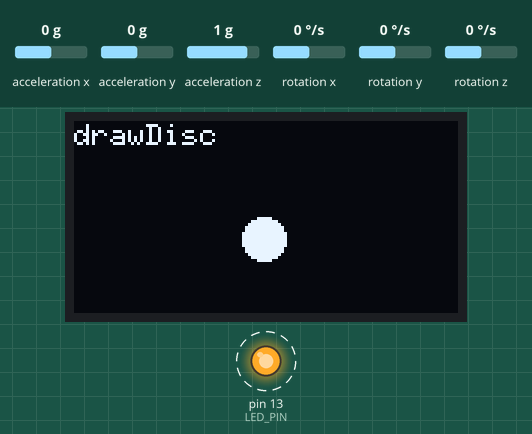
Simulated run of this sketch. Board: Arduino Leonardo, built with avr-gcc and run on an emulated ATmega32U4. Shown: 128×64 one-colour display, output pins drawn as LEDs (lit = HIGH). Dashed ring = blinking. The test bench sets the inputs (shaded band); at power-on: acceleration x 0 g, acceleration y 0 g, acceleration z 1 g, rotation x 0 °/s, rotation y 0 °/s, rotation z 0 °/s. The sensor or clock chip raises its interrupt line as the real part does; what the sketch prints to the serial monitor is not drawn.

Above: at 1.7 s.
1.8 s: acceleration x set to -1.4 g
At 2.01 s:
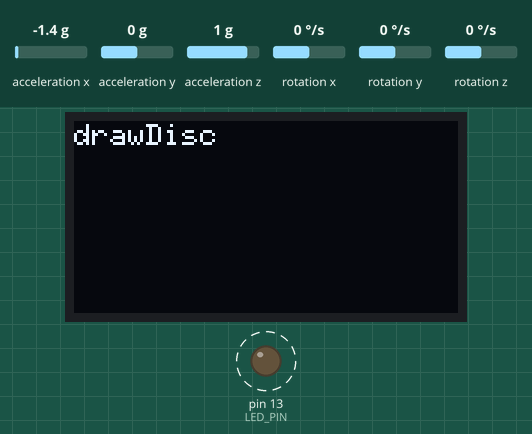
3.5 s: acceleration x set to 0.8 g
At 3.65 s:
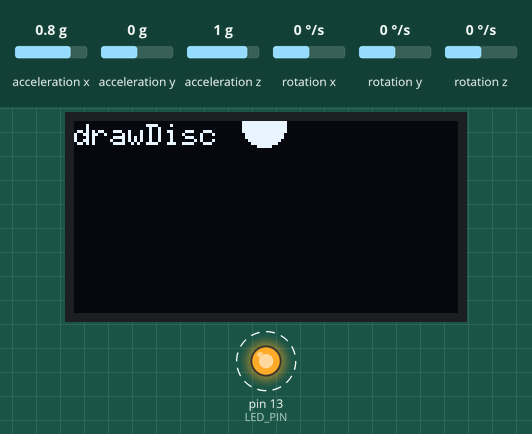
5.0 s: acceleration y set to -1.4 g
At 5.24 s:
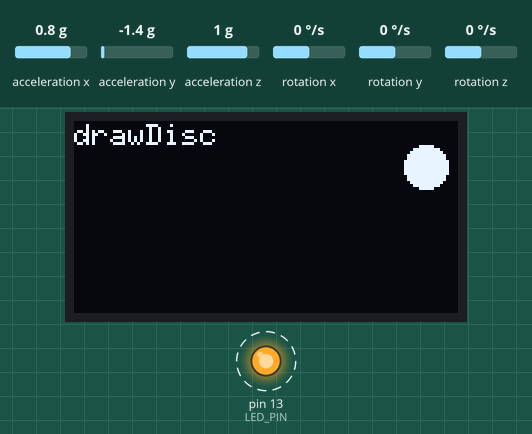
6.5 s: acceleration z set to 0.8 g
At 6.74 s:
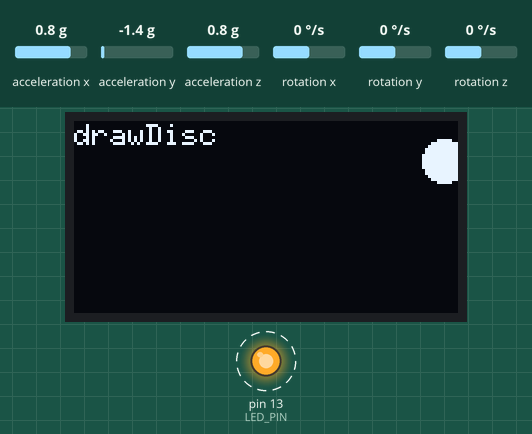
8.0 s: acceleration y set to -0.8 g
At 8.24 s:
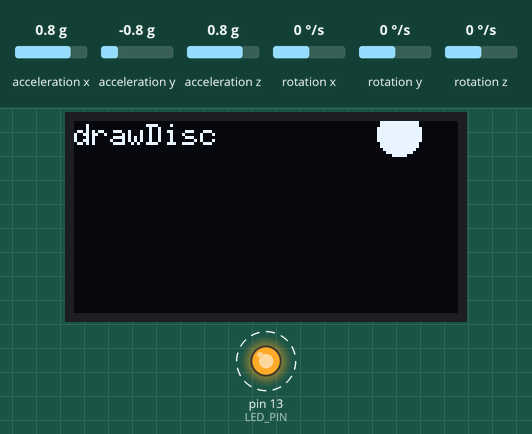
Timing chart, 0 to 10.5 s (numbered marks = the images above; inputs shaded):
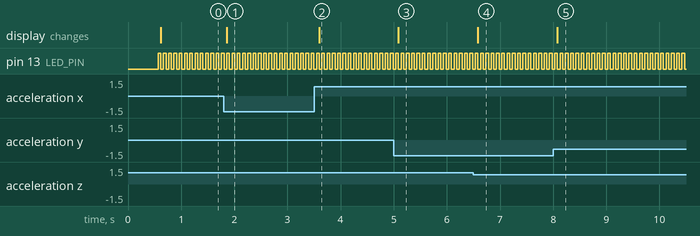

The sketch:

0707_MPU6050_Ug2_Test01.ino
```cpp
// I2C device class (I2Cdev) demonstration Arduino sketch for MPU6050 class using DMP (MotionApps v2.0)
// 6/21/2012 by Jeff Rowberg <jeff@rowberg.net>
// Updates should (hopefully) always be available at https://github.com/jrowberg/i2cdevlib
//
// Changelog:
//      2013-05-08 - added seamless Fastwire support
//                 - added note about gyro calibration
//      2012-06-21 - added note about Arduino 1.0.1 + Leonardo compatibility error
//      2012-06-20 - improved FIFO overflow handling and simplified read process
//      2012-06-19 - completely rearranged DMP initialization code and simplification
//      2012-06-13 - pull gyro and accel data from FIFO packet instead of reading directly
//      2012-06-09 - fix broken FIFO read sequence and change interrupt detection to RISING
//      2012-06-05 - add gravity-compensated initial reference frame acceleration output
//                 - add 3D math helper file to DMP6 example sketch
//                 - add Euler output and Yaw/Pitch/Roll output formats
//      2012-06-04 - remove accel offset clearing for better results (thanks Sungon Lee)
//      2012-06-01 - fixed gyro sensitivity to be 2000 deg/sec instead of 250
//      2012-05-30 - basic DMP initialization working

/* ============================================
I2Cdev device library code is placed under the MIT license
Copyright (c) 2012 Jeff Rowberg

Permission is hereby granted, free of charge, to any person obtaining a copy
of this software and associated documentation files (the "Software"), to deal
in the Software without restriction, including without limitation the rights
to use, copy, modify, merge, publish, distribute, sublicense, and/or sell
copies of the Software, and to permit persons to whom the Software is
furnished to do so, subject to the following conditions:

The above copyright notice and this permission notice shall be included in
all copies or substantial portions of the Software.

THE SOFTWARE IS PROVIDED "AS IS", WITHOUT WARRANTY OF ANY KIND, EXPRESS OR
IMPLIED, INCLUDING BUT NOT LIMITED TO THE WARRANTIES OF MERCHANTABILITY,
FITNESS FOR A PARTICULAR PURPOSE AND NONINFRINGEMENT. IN NO EVENT SHALL THE
AUTHORS OR COPYRIGHT HOLDERS BE LIABLE FOR ANY CLAIM, DAMAGES OR OTHER
LIABILITY, WHETHER IN AN ACTION OF CONTRACT, TORT OR OTHERWISE, ARISING FROM,
OUT OF OR IN CONNECTION WITH THE SOFTWARE OR THE USE OR OTHER DEALINGS IN
THE SOFTWARE.
===============================================
*/

#include <Arduino.h>
#include <U8g2lib.h>

#ifdef U8X8_HAVE_HW_SPI
#include <SPI.h>
#endif
#ifdef U8X8_HAVE_HW_I2C
#include <Wire.h>
#endif

U8G2_SSD1306_128X64_NONAME_F_HW_I2C u8g2(U8G2_R0, /* reset=*/ U8X8_PIN_NONE);

// I2Cdev and MPU6050 must be installed as libraries, or else the .cpp/.h files
// for both classes must be in the include path of your project
#include "I2Cdev.h"

#include "MPU6050_6Axis_MotionApps20.h"
//#include "MPU6050.h" // not necessary if using MotionApps include file

// Arduino Wire library is required if I2Cdev I2CDEV_ARDUINO_WIRE implementation
// is used in I2Cdev.h
#if I2CDEV_IMPLEMENTATION == I2CDEV_ARDUINO_WIRE
    #include "Wire.h"
#endif

// class default I2C address is 0x68
// specific I2C addresses may be passed as a parameter here
// AD0 low = 0x68 (default for SparkFun breakout and InvenSense evaluation board)
// AD0 high = 0x69
MPU6050 mpu;
//MPU6050 mpu(0x69); // <-- use for AD0 high

/* =========================================================================
   NOTE: In addition to connection 3.3v, GND, SDA, and SCL, this sketch
   depends on the MPU-6050's INT pin being connected to the Arduino's
   external interrupt #0 pin. On the Arduino Uno and Mega 2560, this is
   digital I/O pin 2.
 * ========================================================================= */

/* =========================================================================
   NOTE: Arduino v1.0.1 with the Leonardo board generates a compile error
   when using Serial.write(buf, len). The Teapot output uses this method.
   The solution requires a modification to the Arduino USBAPI.h file, which
   is fortunately simple, but annoying. This will be fixed in the next IDE
   release. For more info, see these links:

   http://arduino.cc/forum/index.php/topic,109987.0.html
   http://code.google.com/p/arduino/issues/detail?id=958
 * ========================================================================= */


// uncomment "OUTPUT_READABLE_QUATERNION" if you want to see the actual
// quaternion components in a [w, x, y, z] format (not best for parsing
// on a remote host such as Processing or something though)
//#define OUTPUT_READABLE_QUATERNION

// uncomment "OUTPUT_READABLE_EULER" if you want to see Euler angles
// (in degrees) calculated from the quaternions coming from the FIFO.
// Note that Euler angles suffer from gimbal lock (for more info, see
// http://en.wikipedia.org/wiki/Gimbal_lock)
//#define OUTPUT_READABLE_EULER

// uncomment "OUTPUT_READABLE_YAWPITCHROLL" if you want to see the yaw/
// pitch/roll angles (in degrees) calculated from the quaternions coming
// from the FIFO. Note this also requires gravity vector calculations.
// Also note that yaw/pitch/roll angles suffer from gimbal lock (for
// more info, see: http://en.wikipedia.org/wiki/Gimbal_lock)
#define OUTPUT_READABLE_YAWPITCHROLL

// uncomment "OUTPUT_READABLE_REALACCEL" if you want to see acceleration
// components with gravity removed. This acceleration reference frame is
// not compensated for orientation, so +X is always +X according to the
// sensor, just without the effects of gravity. If you want acceleration
// compensated for orientation, us OUTPUT_READABLE_WORLDACCEL instead.
//#define OUTPUT_READABLE_REALACCEL

// uncomment "OUTPUT_READABLE_WORLDACCEL" if you want to see acceleration
// components with gravity removed and adjusted for the world frame of
// reference (yaw is relative to initial orientation, since no magnetometer
// is present in this case). Could be quite handy in some cases.
//#define OUTPUT_READABLE_WORLDACCEL

// uncomment "OUTPUT_TEAPOT" if you want output that matches the
// format used for the InvenSense teapot demo
//#define OUTPUT_TEAPOT


#define INTERRUPT_PIN 20  // use pin 2 on Arduino Uno & most boards
#define LED_PIN 13 // (Arduino is 13, Teensy is 11, Teensy++ is 6)
bool blinkState = false;

// MPU control/status vars
bool dmpReady = false;  // set true if DMP init was successful
uint8_t mpuIntStatus;   // holds actual interrupt status byte from MPU
uint8_t devStatus;      // return status after each device operation (0 = success, !0 = error)
uint16_t packetSize;    // expected DMP packet size (default is 42 bytes)
uint16_t fifoCount;     // count of all bytes currently in FIFO
uint8_t fifoBuffer[64]; // FIFO storage buffer

// orientation/motion vars
Quaternion q;           // [w, x, y, z]         quaternion container
VectorInt16 aa;         // [x, y, z]            accel sensor measurements
VectorInt16 aaReal;     // [x, y, z]            gravity-free accel sensor measurements
VectorInt16 aaWorld;    // [x, y, z]            world-frame accel sensor measurements
VectorFloat gravity;    // [x, y, z]            gravity vector
float euler[3];         // [psi, theta, phi]    Euler angle container
float ypr[3];           // [yaw, pitch, roll]   yaw/pitch/roll container and gravity vector

// packet structure for InvenSense teapot demo
uint8_t teapotPacket[14] = { '$', 0x02, 0,0, 0,0, 0,0, 0,0, 0x00, 0x00, '\r', '\n' };


// ================================================================
// ===               INTERRUPT DETECTION ROUTINE                ===
// ================================================================

volatile bool mpuInterrupt = false;     // indicates whether MPU interrupt pin has gone high
void dmpDataReady() {
    mpuInterrupt = true;
}

void u8g2_disc_circle(int8_t x, int8_t y) {
  u8g2.drawStr( 0, 0, "drawDisc");
  u8g2.drawDisc(64+x,32+y,7);
  //u8g2.drawDisc(24+a,16,7);
}

void u8g2_prepare(void) {
  u8g2.setFont(u8g2_font_6x10_tf);
  u8g2.setFontRefHeightExtendedText();
  u8g2.setDrawColor(1);
  u8g2.setFontPosTop();
  u8g2.setFontDirection(0);
}


// ================================================================
// ===                      INITIAL SETUP                       ===
// ================================================================

void setup() {
    // join I2C bus (I2Cdev library doesn't do this automatically)

    u8g2.begin();

    #if I2CDEV_IMPLEMENTATION == I2CDEV_ARDUINO_WIRE
        Wire.begin();
        Wire.setClock(400000); // 400kHz I2C clock. Comment this line if having compilation difficulties
    #elif I2CDEV_IMPLEMENTATION == I2CDEV_BUILTIN_FASTWIRE
        Fastwire::setup(400, true);
    #endif

    // initialize serial communication
    // (115200 chosen because it is required for Teapot Demo output, but it's
    // really up to you depending on your project)
    Serial.begin(115200);
    while (!Serial); // wait for Leonardo enumeration, others continue immediately

    // NOTE: 8MHz or slower host processors, like the Teensy @ 3.3v or Ardunio
    // Pro Mini running at 3.3v, cannot handle this baud rate reliably due to
    // the baud timing being too misaligned with processor ticks. You must use
    // 38400 or slower in these cases, or use some kind of external separate
    // crystal solution for the UART timer.

    // initialize device
    Serial.println(F("Initializing I2C devices..."));
    mpu.initialize();
    pinMode(INTERRUPT_PIN, INPUT);

    // verify connection
    Serial.println(F("Testing device connections..."));
    Serial.println(mpu.testConnection() ? F("MPU6050 connection successful") : F("MPU6050 connection failed"));

    // wait for ready
    Serial.println(F("\nSend any character to begin DMP programming and demo: "));
    //while (Serial.available() && Serial.read()); // empty buffer
    //while (!Serial.available());                 // wait for data
    //while (Serial.available() && Serial.read()); // empty buffer again

    // load and configure the DMP
    Serial.println(F("Initializing DMP..."));
    devStatus = mpu.dmpInitialize();

    // supply your own gyro offsets here, scaled for min sensitivity
    // 현재 환경에 대한 자이로 센서의 Offset을 설정해야 정확한 값이 도출될 수 있다.
    mpu.setXGyroOffset(263);
    mpu.setYGyroOffset(-138);
    mpu.setZGyroOffset(7);
    mpu.setZAccelOffset(1611); // 1688 factory default for my test chip
    // calibraion 결과의 gx gy gz az를 넣는다.

    // make sure it worked (returns 0 if so)
    if (devStatus == 0) {
        // turn on the DMP, now that it's ready
        Serial.println(F("Enabling DMP..."));
        mpu.setDMPEnabled(true);

        // enable Arduino interrupt detection
        Serial.println(F("Enabling interrupt detection (Arduino external interrupt 0)..."));
        attachInterrupt(digitalPinToInterrupt(INTERRUPT_PIN), dmpDataReady, RISING);
        mpuIntStatus = mpu.getIntStatus();

        // set our DMP Ready flag so the main loop() function knows it's okay to use it
        Serial.println(F("DMP ready! Waiting for first interrupt..."));
        dmpReady = true;

        // get expected DMP packet size for later comparison
        packetSize = mpu.dmpGetFIFOPacketSize();
    } else {
        // ERROR!
        // 1 = initial memory load failed
        // 2 = DMP configuration updates failed
        // (if it's going to break, usually the code will be 1)
        Serial.print(F("DMP Initialization failed (code "));
        Serial.print(devStatus);
        Serial.println(F(")"));
    }

    // configure LED for output
    pinMode(LED_PIN, OUTPUT);
}


// ================================================================
// ===                    MAIN PROGRAM LOOP                     ===
// ================================================================

void loop() {
    // if programming failed, don't try to do anything
    if (!dmpReady) return;

    // wait for MPU interrupt or extra packet(s) available
    while (!mpuInterrupt && fifoCount < packetSize) {
        // other program behavior stuff here
        // .
        // .
        // .
        // if you are really paranoid you can frequently test in between other
        // stuff to see if mpuInterrupt is true, and if so, "break;" from the
        // while() loop to immediately process the MPU data
        // .
        // .
        // .
    }

    // reset interrupt flag and get INT_STATUS byte
    mpuInterrupt = false;
    mpuIntStatus = mpu.getIntStatus();

    // get current FIFO count
    fifoCount = mpu.getFIFOCount();

    // check for overflow (this should never happen unless our code is too inefficient)
    if ((mpuIntStatus & 0x10) || fifoCount == 1024) {
        // reset so we can continue cleanly
        mpu.resetFIFO();
        Serial.println(F("FIFO overflow!"));

    // otherwise, check for DMP data ready interrupt (this should happen frequently)
    } else if (mpuIntStatus & 0x02) {
        // wait for correct available data length, should be a VERY short wait
        while (fifoCount < packetSize) fifoCount = mpu.getFIFOCount();

        // read a packet from FIFO
        mpu.getFIFOBytes(fifoBuffer, packetSize);

        // track FIFO count here in case there is > 1 packet available
        // (this lets us immediately read more without waiting for an interrupt)
        fifoCount -= packetSize;

        #ifdef OUTPUT_READABLE_QUATERNION
            // display quaternion values in easy matrix form: w x y z
            mpu.dmpGetQuaternion(&q, fifoBuffer);
            Serial.print("quat\t");
            Serial.print(q.w);
            Serial.print("\t");
            Serial.print(q.x);
            Serial.print("\t");
            Serial.print(q.y);
            Serial.print("\t");
            Serial.println(q.z);
        #endif

        #ifdef OUTPUT_READABLE_EULER
            // display Euler angles in degrees
            mpu.dmpGetQuaternion(&q, fifoBuffer);
            mpu.dmpGetEuler(euler, &q);
            Serial.print("euler\t");
            Serial.print(euler[0] * 180/M_PI);
            Serial.print("\t");
            Serial.print(euler[1] * 180/M_PI);
            Serial.print("\t");
            Serial.println(euler[2] * 180/M_PI);
        #endif

        #ifdef OUTPUT_READABLE_YAWPITCHROLL
            // display Euler angles in degrees
            mpu.dmpGetQuaternion(&q, fifoBuffer);
            mpu.dmpGetGravity(&gravity, &q);
            mpu.dmpGetYawPitchRoll(ypr, &q, &gravity);
            Serial.print("ypr\t");
            Serial.print(ypr[0] * 180/M_PI);
            Serial.print("\t");
            Serial.print(ypr[1] * 180/M_PI);
            Serial.print("\t");
            Serial.println(ypr[2] * 180/M_PI);
        #endif

        #ifdef OUTPUT_READABLE_REALACCEL
            // display real acceleration, adjusted to remove gravity
            mpu.dmpGetQuaternion(&q, fifoBuffer);
            mpu.dmpGetAccel(&aa, fifoBuffer);
            mpu.dmpGetGravity(&gravity, &q);
            mpu.dmpGetLinearAccel(&aaReal, &aa, &gravity);
            Serial.print("areal\t");
            Serial.print(aaReal.x);
            Serial.print("\t");
            Serial.print(aaReal.y);
            Serial.print("\t");
            Serial.println(aaReal.z);
        #endif

        #ifdef OUTPUT_READABLE_WORLDACCEL
            // display initial world-frame acceleration, adjusted to remove gravity
            // and rotated based on known orientation from quaternion
            mpu.dmpGetQuaternion(&q, fifoBuffer);
            mpu.dmpGetAccel(&aa, fifoBuffer);
            mpu.dmpGetGravity(&gravity, &q);
            mpu.dmpGetLinearAccel(&aaReal, &aa, &gravity);
            mpu.dmpGetLinearAccelInWorld(&aaWorld, &aaReal, &q);
            Serial.print("aworld\t");
            Serial.print(aaWorld.x);
            Serial.print("\t");
            Serial.print(aaWorld.y);
            Serial.print("\t");
            Serial.println(aaWorld.z);
        #endif

        #ifdef OUTPUT_TEAPOT
            // display quaternion values in InvenSense Teapot demo format:
            teapotPacket[2] = fifoBuffer[0];
            teapotPacket[3] = fifoBuffer[1];
            teapotPacket[4] = fifoBuffer[4];
            teapotPacket[5] = fifoBuffer[5];
            teapotPacket[6] = fifoBuffer[8];
            teapotPacket[7] = fifoBuffer[9];
            teapotPacket[8] = fifoBuffer[12];
            teapotPacket[9] = fifoBuffer[13];
            Serial.write(teapotPacket, 14);
            teapotPacket[11]++; // packetCount, loops at 0xFF on purpose
        #endif

        // blink LED to indicate activity
        blinkState = !blinkState;
        digitalWrite(LED_PIN, blinkState);

        int8_t x = (int8_t)(ypr[1] * 180/M_PI);
        int8_t y = (int8_t)(ypr[2] * 180/M_PI);
        x = x - 7;
        y = y + 1;
        // ypr -152 7 -1
        //     acc  y  x

        u8g2.clearBuffer();
        u8g2_prepare();
        u8g2_disc_circle(-y,-x);
        u8g2.sendBuffer();

    }
}
```

Measured:
- after the input at 1.8 s, the display: changes after 0.06 s (image 1)
- after the input at 3.5 s, the display: changes after 0.10 s (image 2)
- after the input at 5.0 s, the display: changes after 0.09 s (image 3)
- after the input at 6.5 s, the display: changes after 0.08 s (image 4)
- after the input at 8.0 s, the display: changes after 0.08 s (image 5)
- by itself, pin 13 (LED_PIN): alternates HIGH for 0.05 s and LOW for 0.05 s
